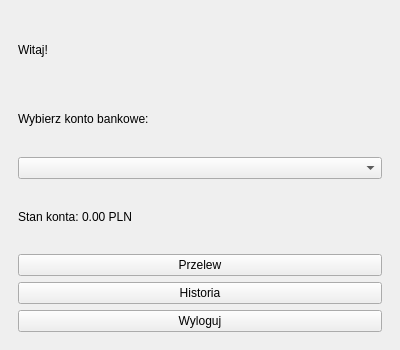
<?xml version="1.0" encoding="UTF-8"?>
<ui version="4.0">
 <class>BankApp</class>
 <widget class="QMainWindow" name="BankApp">
  <property name="geometry">
   <rect>
    <x>0</x>
    <y>0</y>
    <width>400</width>
    <height>350</height>
   </rect>
  </property>
  <property name="windowTitle">
   <string>System Bankowy z Wieloma Kontami</string>
  </property>
  <widget class="QWidget" name="centralwidget">
   <layout class="QVBoxLayout" name="verticalLayout">
    <item>
     <widget class="QStackedWidget" name="stackedWidget">
      <property name="currentIndex">
       <number>0</number>
      </property>
      <widget class="QWidget" name="dashboardPage">
       <layout class="QVBoxLayout" name="vbox2">
        <item>
         <widget class="QLabel" name="labelWelcome">
          <property name="text">
           <string>Witaj!</string>
          </property>
         </widget>
        </item>
        <item>
         <widget class="QLabel" name="labelSelectAcc">
          <property name="text">
           <string>Wybierz konto bankowe:</string>
          </property>
         </widget>
        </item>
        <item>
         <widget class="QComboBox" name="comboAccounts"/>
        </item>
        <item>
         <widget class="QLabel" name="labelBalance">
          <property name="text">
           <string>Stan konta: 0.00 PLN</string>
          </property>
         </widget>
        </item>
        <item>
         <widget class="QPushButton" name="btnOpenTransferDialog">
          <property name="text">
           <string>Przelew</string>
          </property>
         </widget>
        </item>
        <item>
         <widget class="QPushButton" name="btnOpenHistoryDialog">
          <property name="text">
           <string>Historia</string>
          </property>
         </widget>
        </item>
        <item>
         <widget class="QPushButton" name="btnLogout">
          <property name="text">
           <string>Wyloguj</string>
          </property>
         </widget>
        </item>
       </layout>
      </widget>
     </widget>
    </item>
   </layout>
  </widget>
 </widget>
 <resources/>
 <connections/>
</ui>
